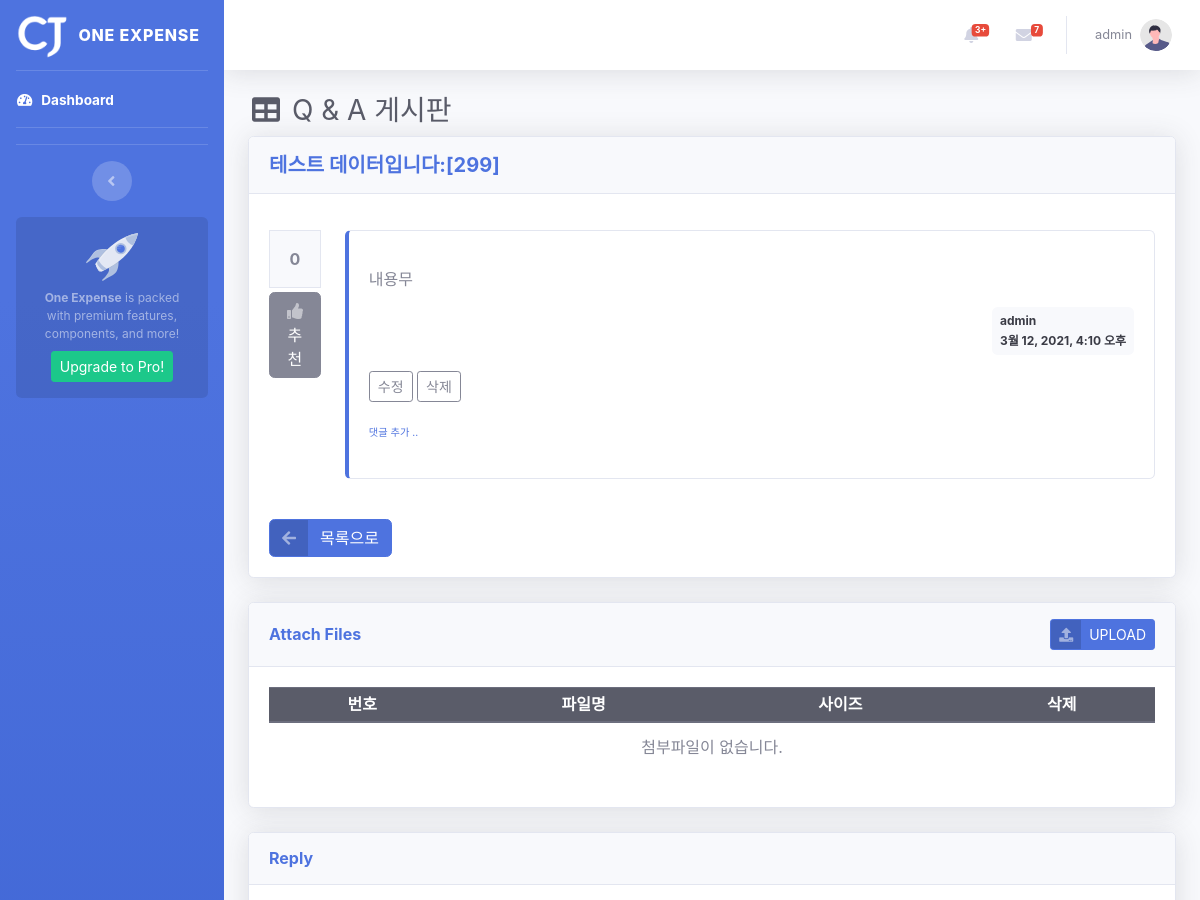
Page /board/board/detail/302/ (signed in, upper part) on the earlier database version.
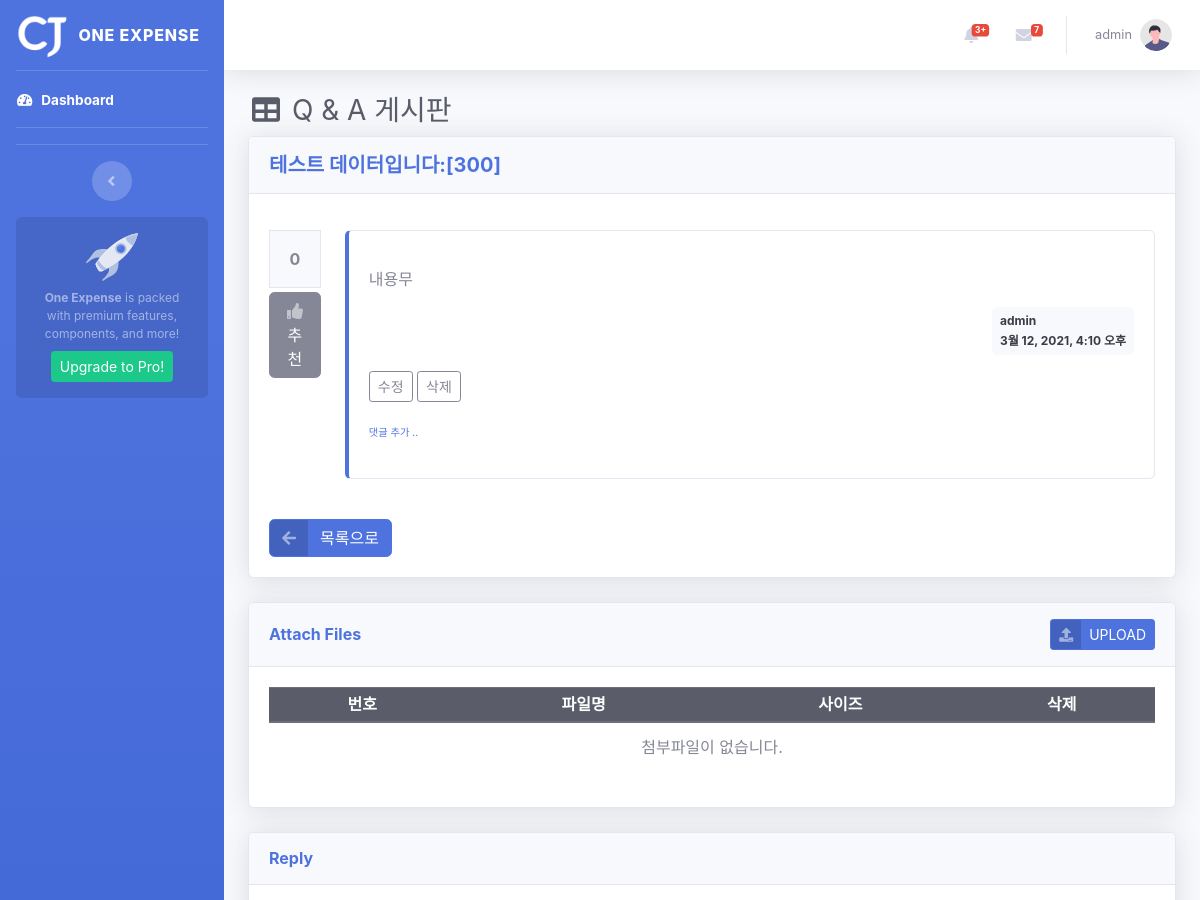
Same page on the later database version.
### board/models.py (models this page shows, shortened)
class Board(models.Model):
    menu = models.ForeignKey(Menu, on_delete=models.CASCADE, related_name='menu_board')
    author = models.ForeignKey(User, on_delete=models.CASCADE, related_name='author_board')
    subject = models.CharField(max_length=200)
    content = models.TextField()
    hit_count = models.IntegerField(default=0)
    create_date = models.DateTimeField()
    modify_date = models.DateTimeField(null=True, blank=True)
    voter = models.ManyToManyField(User, related_name='voter_board')

### common/models.py (models this page shows, shortened)
class Menu(MPTTModel):
    title = models.CharField(max_length=50)
    parent = TreeForeignKey('self', null=True, blank=True, related_name='children', db_index=True, on_delete=models.CASCADE)
    url = models.CharField(max_length=20, null=True, blank=True)
    argument = models.CharField(max_length=20, null=True, blank=True)
    remark = models.TextField()
    sort_no = models.IntegerField()
    class Meta:
        ordering = ['sort_no', 'lft']
    class MPTTMeta:
        order_insertion_by = ['sort_no']

### board/views/base_views.py (the view)
# urls.py: path('board/detail/<int:board_id>/', base_views.detail, name='detail'),
@login_required(login_url='common:login')
def detail(request, board_id):
    page = request.GET.get('page', '1')  # 페이지
    so = request.GET.get('so', 'recent')  # 정렬기준
    board = get_object_or_404(Board, pk=board_id)
    board.hit_count += 1
    board.save()
    if so == 'recommend':
        reply_list = board.reply_set.all().annotate(num_voter=Count('voter')).order_by('-num_voter', '-create_date')
    else:  # recent
        reply_list = board.reply_set.all().order_by('-create_date')
    paginator = Paginator(reply_list, 5)  # 페이지당 5개씩 보여주기
    page_obj = paginator.get_page(page)
    fileForm = FileForm()
    file_list = File.objects.filter(ref_type='board', ref_id=board.id).order_by('-create_date')
    context = {'board': board, 'reply_list': page_obj, 'so': so, 'page': page, 'fileForm': fileForm, 'file_list': file_list, 'ref_type': 'board', 'ref_id': board.id}
    return render(request, 'board/board_detail.html', context)

### board/templatetags/board_filter.py (called while the page is built)
@register.filter()
def mark(value):
    extensions = ["nl2br", "fenced_code"]
    return mark_safe(markdown.markdown(value, extensions=extensions))

### templates/board/board_detail.html (shortened to what the changed rows need)
{% extends 'base.html' %}
{% load board_filter %}
{% block content %}
<div class="container-fluid">
    <h1 class="h3 mb-2 text-gray-800">
        <i class="fas fa-fw fa-table"></i>
        <span class="text">{{ board.menu.title }}</span>
    </h1>
    <div class="card shadow mb-4">
        <div class="card-header py-3">
            <h5 class="m-0 font-weight-bold text-primary">{{ board.subject }}</h5>
        </div>
        <div class="card-body">
            <div class="row my-3">
                <div class="col-1">
                    <div class="bg-light text-center p-3 border font-weight-bolder mb-1">{{board.voter.count}}</div>
                    <a href="#" data-uri="{% url 'board:vote_board' board.id  %}"
                       class="recommend btn btn-secondary w-100">
                        <span class="icon text-white-50">
                        </span>
                        <span class="text">추천</span>
                    </a>
                </div>
                <div class="col-11">
                    <div class="card mb-4 py-3 border-left-primary">
                        <div class="card-body">
                            <div class="card-text">{{ board.content|mark }}</div>
                            <div class="d-flex justify-content-end">
                                <div class="badge badge-light p-2 text-left">
                                    <div class="mb-2">{{ board.author.username }}</div>
                                    <div>{{ board.create_date }}</div>
                                </div>
                            </div>
                        </div>
                    </div>
                </div>
            </div>
        </div>
    </div>
    <div class="card shadow mb-4">
        <div class="card-body">
            <table class="table">
                <thead>
                <tr class="text-center thead-dark table-sm">
                    <th>번호</th>
                    <th>파일명</th>
                    <th>사이즈</th>
                    <th>삭제</th>
                </tr>
                </thead>
            </table>
        </div>
    </div>
</div>
{% endblock %}

Differences in the rows shown:
changed Board "내용무": subject "테스트 데이터입니다:[299]" → "테스트 데이터입니다:[300]"
